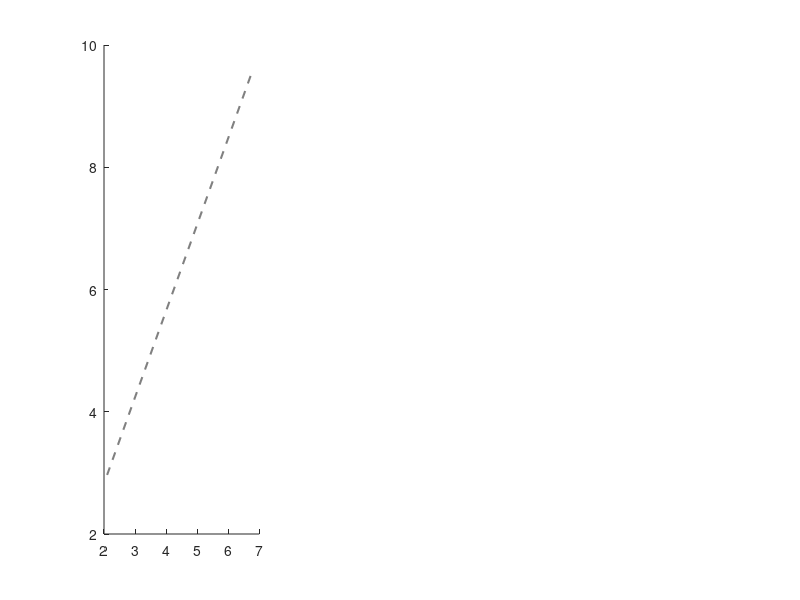

Here is the MATLAB script that generated this plot: (Note: this script raises an error after producing the figure.)
% runtime_summary_numgroups.m
%
% Description: Quantify the runtime of mDLAG-frequency with the number of
%              groups.
%
% Author:
%     Evren Gokcen    egokcen@cmu.edu

%% Load and plot results

load('./results/runtime_mdlag_freq_numgroups.mat');
numStim = size(itertimes, 2);
numSess = size(itertimes, 3);

figure;
for sessIdx = 1:numSess
    for stimIdx = 1:numStim
        % Time per EM iteration
        subplot(1,3,1);
        hold on;
        % Reference lines
        % Linear scaling
        h2 = line([2.1 6.8], 10^(0.15).*[2.1 6.8], ...
             'color', [0.5 0.5 0.5], 'linestyle', '--', 'linewidth', 1.5);
        % Frequency domain
        h1 = plot(groupNumbers, itertimes(:,stimIdx,sessIdx), ...
                  'color', FREQCOLOR, ...
                  'linestyle', '-', ...
                  'linewidth', 1.5, ...
                  'marker', '.', ...
                  'markersize', 10);
        xlabel('No. groups');
        ylabel('Clock time per iteration (s)');
        xscale('log');
        yscale('log');
        xlim([1.9 7.2]);
        ylim([10^(-0.5) 10^1]);
        axis square;
        legend([h1 h2], ...
               {'Freq. domain', 'Linear reference'}, ...
               'location', 'southoutside');
        hold off;
        
        % Total number of EM iterations
        subplot(1,3,2);
        hold on;
        % Frequency domain
        h1 = plot(groupNumbers, numiters(:,stimIdx,sessIdx), ...
                  'color', FREQCOLOR, ...
                  'linestyle', '-', ...
                  'linewidth', 1.5, ...
                  'marker', '.', ...
                  'markersize', 10);
        xlabel('No. groups');
        ylabel('No. iterations');
        xscale('log');
        yscale('log');
        xlim([1.9 7.2]);
        ylim([10^3 10^4.5]);
        axis square;
        legend([h1 h2], ...
               {'Freq. domain', 'Linear reference'}, ...
               'location', 'southoutside');
        hold off;
        
        % Total runtime
        subplot(1,3,3);
        hold on;
        % Reference lines
        % Linear scaling
        h2 = line([2.1 6.8], 10^(3.8).*[2.1 6.8], ...
             'color', [0.5 0.5 0.5], 'linestyle', '--', 'linewidth', 1.5);
        % Frequency domain
        h1 = plot(groupNumbers, runtimes(:,stimIdx,sessIdx), ...
                  'color', FREQCOLOR, ...
                  'linestyle', '-', ...
                  'linewidth', 1.5, ...
                  'marker', '.', ...
                  'markersize', 10);
        xlabel('No. groups');
        ylabel('Total clock time (s)');
        xscale('log');
        yscale('log');
        xlim([1.9 7.2]);
        ylim([10^3 10^(4.8)]);
        axis square;
        legend([h1 h2], ...
               {'Freq. domain', 'Linear reference'}, ...
               'location', 'southoutside');
        hold off;

    end
end